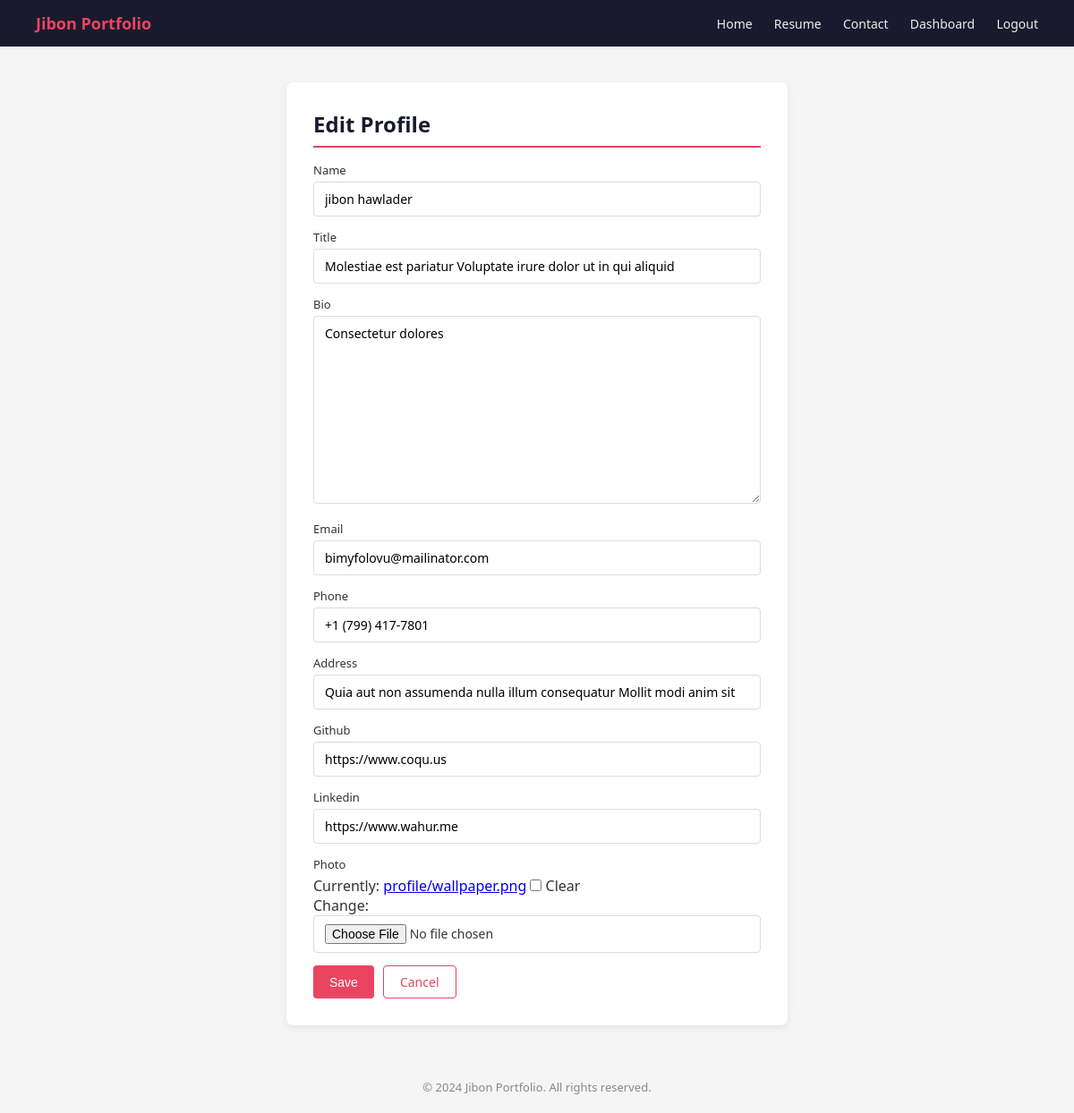
Screenshot of /dashboard/profile/ (signed in) with the database file from the repository.
### Portfolio/models.py (models this page shows, shortened)
class Profile(models.Model):
    name = models.CharField(max_length=100)
    title = models.CharField(max_length=150)
    bio = models.TextField()
    email = models.EmailField()
    phone = models.CharField(max_length=20, blank=True)
    address = models.CharField(max_length=200, blank=True)
    github = models.URLField(blank=True)
    linkedin = models.URLField(blank=True)
    photo = models.ImageField(upload_to='profile/', blank=True, null=True)

### Portfolio/views.py (the view)
# urls.py: path('dashboard/profile/', views.profile_edit, name='profile_edit'),
@login_required
def profile_edit(request):
    profile = Profile.objects.first()
    form = ProfileForm(request.POST or None, request.FILES or None, instance=profile)
    if form.is_valid():
        form.save()
        messages.success(request, 'Profile updated.')
        return redirect('dashboard')
    return render(request, 'portfolio/form.html', {'form': form, 'title': 'Edit Profile'})

### Portfolio/forms.py
class ProfileForm(forms.ModelForm):
    class Meta:
        model = Profile
        fields = '__all__'

### templates/portfolio/form.html (shortened to what this page needs)
{% extends 'portfolio/base.html' %}
{% block content %}
<div class="container" style="max-width:600px;">
  <div class="card">
    <h2>{{ title }}</h2>
    <form method="post" enctype="multipart/form-data" style="margin-top:16px;">
      {% for field in form %}
        <div style="margin-bottom:14px;">
          <label style="font-size:13px;font-weight:500;display:block;margin-bottom:4px;">{{ field.label }}</label>
          {{ field }}
        </div>
      {% endfor %}
      <div style="display:flex;gap:10px;margin-top:8px;">
        <button type="submit" class="btn">Save</button>
        <a href="{% url 'dashboard' %}" class="btn btn-outline">Cancel</a>
      </div>
    </form>
  </div>
</div>
{% endblock %}

### templates/portfolio/base.html (style rules this page uses)
* { margin: 0; padding: 0; box-sizing: border-box; }
body { font-family: 'Segoe UI', sans-serif; background: #f5f5f5; color: #333; }
.container { max-width: 1000px; margin: 40px auto; padding: 0 20px; }
.card { background: #fff; border-radius: 8px; padding: 30px; margin-bottom: 24px; box-shadow: 0 2px 8px rgba(0,0,0,.08); }
h2 { color: #1a1a2e; margin-bottom: 16px; border-bottom: 2px solid #e94560; padding-bottom: 8px; }
.btn { display: inline-block; padding: 8px 18px; background: #e94560; color: #fff; border: none; border-radius: 4px; cursor: pointer; text-decoration: none; font-size: 14px; }
.btn-outline { background: transparent; border: 1px solid #e94560; color: #e94560; }

### templates/portfolio/form.html (style rules this page uses)
input, textarea, select { width: 100%; padding: 9px 12px; border: 1px solid #ddd; border-radius: 4px; font-size: 14px; font-family: inherit; }
input[type="checkbox"] { width: auto; }

### rows the page displays
Profile: form "jibon hawlader" "Molestiae est pariatur Voluptate irure dolor ut in qui aliquid" "Consectetur dolores" "bimyfolovu@mailinator.com" "+1 (799) 417-7801" "Quia aut non assumenda nulla illum consequatur Mollit modi anim sit" "https://www.coqu.us" "https://www.wahur.me"

### other values shown
{{ title }} "Edit Profile"
{{ field.label }} "Name" "Title" "Bio" "Email" "Phone" "Address" "Github" "Linkedin" "Photo"
